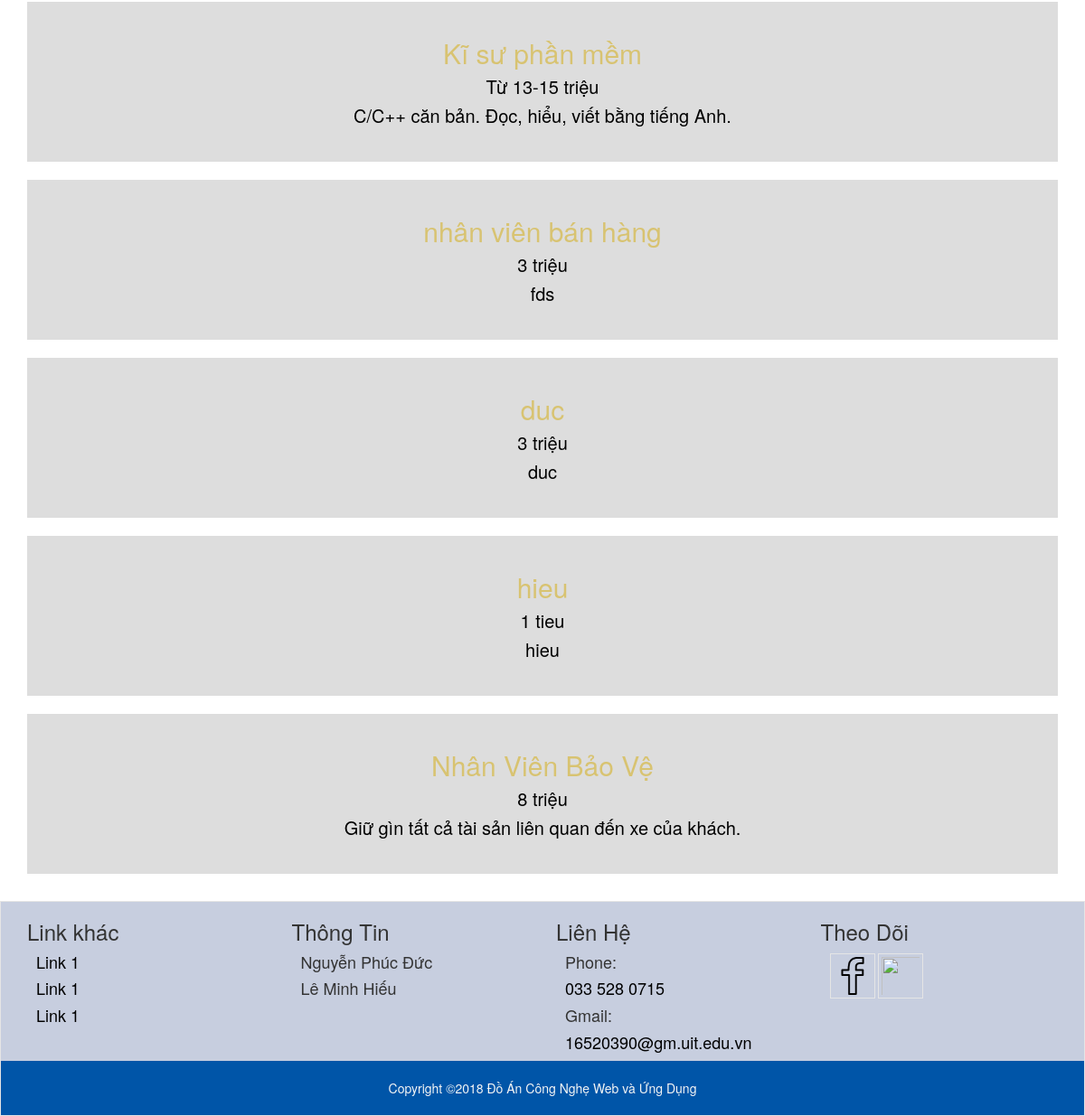
The app's page /congty.php?idCongTy=1 (lower part), older data.
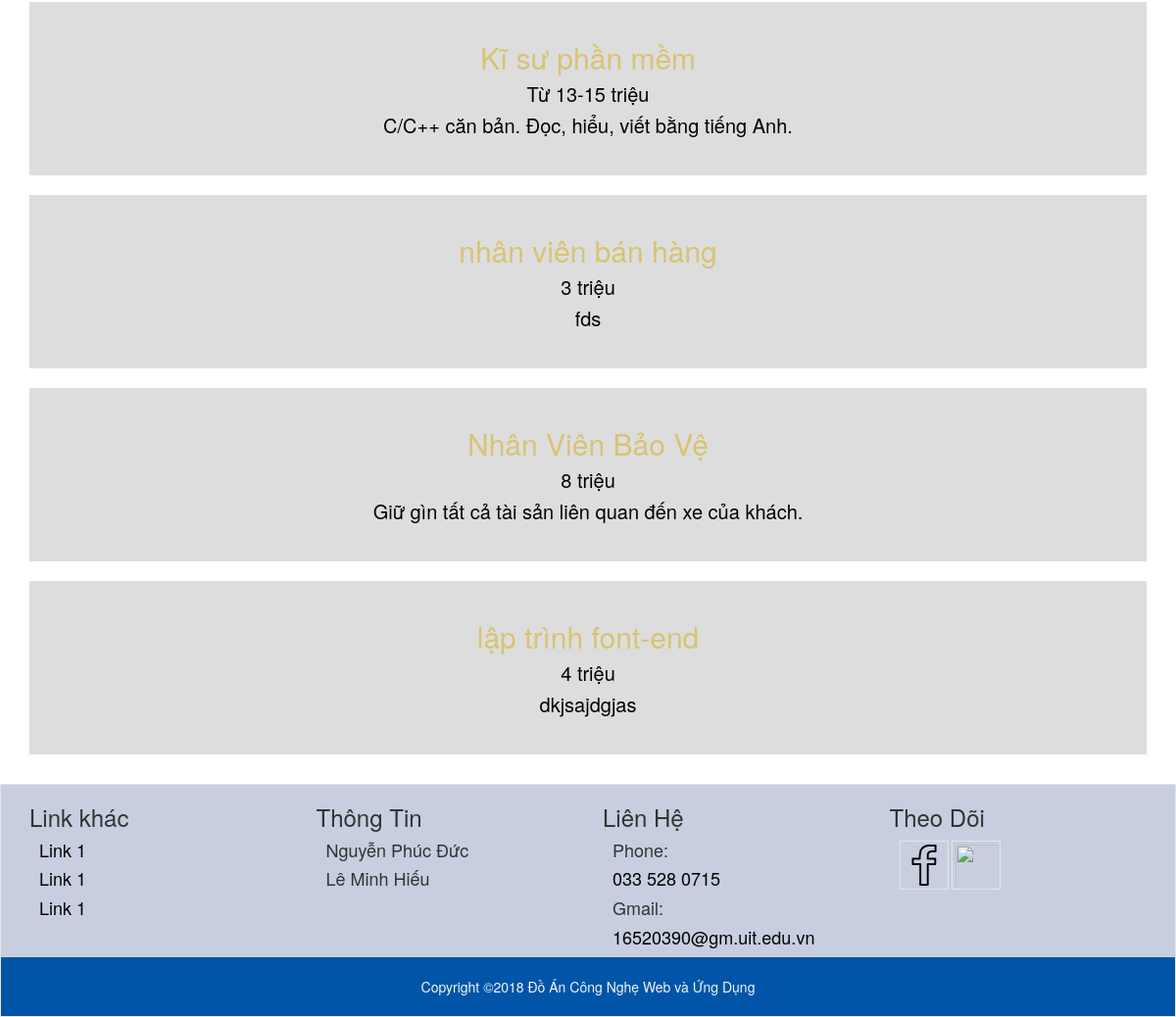
The same page, newer data.
### tables this page shows
CREATE TABLE `congviec` (
  `MaCongViec` int(10) NOT NULL,
  `TenCongViec` varchar(255) NOT NULL,
  `MoTaCongViec` text NOT NULL,
  `MucLuongCongViec` varchar(255) NOT NULL,
  `YeuCauCongViec` text NOT NULL,
  `TinhChatCongViec` int(10) NOT NULL,
  `SoLuongCongViec` int(10) NOT NULL,
  `AnhCongViec` varchar(255) NOT NULL,
  `NganhCongViec` int(10) NOT NULL,
  `MaCongTy` int(10) NOT NULL
);

### congty.php (the view, shortened to what this page needs)
<?php
include('header.php');
?>
<section>
	<div class="container">
		<?php
			$db = mysqli_connect("localhost","root","","dataweb");
					mysqli_set_charset($db, "utf8");
			$a = $_GET['idCongTy'];
			$result = mysqli_query($db,"SELECT DISTINCT TenCongViec,MaCongViec,MucLuongCongViec,YeuCauCongViec FROM congviec WHERE  MaCongTy = $a ");
			?>
		<div class="row show_congviec">
			<?php
			while($row = mysqli_fetch_array($result))
			{
		?>
			<div class="col-md-12 congty_chung ">
				<div class="tencongviec_tencongty">
					<a class="tencongviec" href="/congviec.php?idCongViec= <?php echo $row['MaCongViec']; ?>">
						<h5><?php echo $row["TenCongViec"]; ?> </h5>
					</a>
					<a class="chitietcongviec">
						<h6><?php echo $row['MucLuongCongViec'];?></h6>
						<h6><?php echo $row['YeuCauCongViec'];?></h6>
					</a>
				</div>
			</div>
			<?php
			}
			?>
		</div>
	</div>
</section>
<?php
include('footer.php');
?>

Row changes from the older to the newer data that the page shows:
removed congviec: TenCongViec "duc", MucLuongCongViec "3 triệu", YeuCauCongViec "duc"
removed congviec: TenCongViec "hieu", MucLuongCongViec "1 tieu", YeuCauCongViec "hieu"
added congviec: TenCongViec "lập trình font-end", MucLuongCongViec "4 triệu", YeuCauCongViec "dkjsajdgjas"
